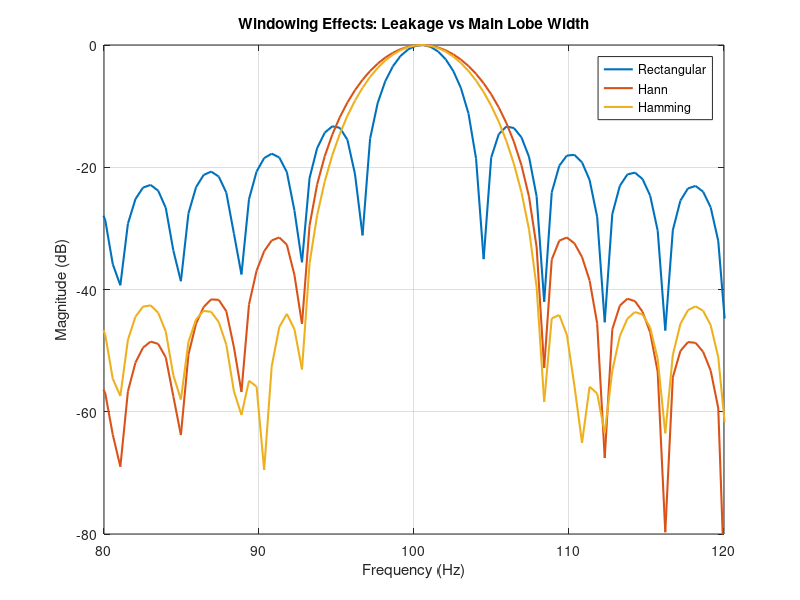

MATLAB code for this plot:
% windowing and Spectral Leakage Demonstration
% compares rectangular, hann, and hamming windows

fs = 1000;
N = 256;
n = 0:N-1;

% signal frequency not exactly on a bin to show maximum leakage
f0 = 100.5; 
x = sin(2*pi*(f0/fs)*n);

% define windows
w_rect = rectwin(N)';
w_hann = hann(N)';
w_hamm = hamming(N)';

% apply windows
x_rect = x .* w_rect;
x_hann = x .* w_hann;
x_hamm = x .* w_hamm;

% calculate FFT (with zero padding for smoother visualization)
N_fft = 2048;
X_rect = fft(x_rect, N_fft);
X_hann = fft(x_hann, N_fft);
X_hamm = fft(x_hamm, N_fft);

f = (0:N_fft-1)*(fs/N_fft);

% plot magnitude spectra in dB
figure;
plot(f, 20*log10(abs(X_rect)/max(abs(X_rect))), 'LineWidth', 1.5); hold on;
plot(f, 20*log10(abs(X_hann)/max(abs(X_hann))), 'LineWidth', 1.5);
plot(f, 20*log10(abs(X_hamm)/max(abs(X_hamm))), 'LineWidth', 1.5);
title('Windowing Effects: Leakage vs Main Lobe Width');
xlabel('Frequency (Hz)');
ylabel('Magnitude (dB)');
legend('Rectangular', 'Hann', 'Hamming');
xlim([80 120]);
ylim([-80 0]);
grid on;

% save figure to assets folder
if ~exist('../assets', 'dir')
    mkdir('../assets');
end
saveas(gcf, '../assets/windowing_effects.png');
